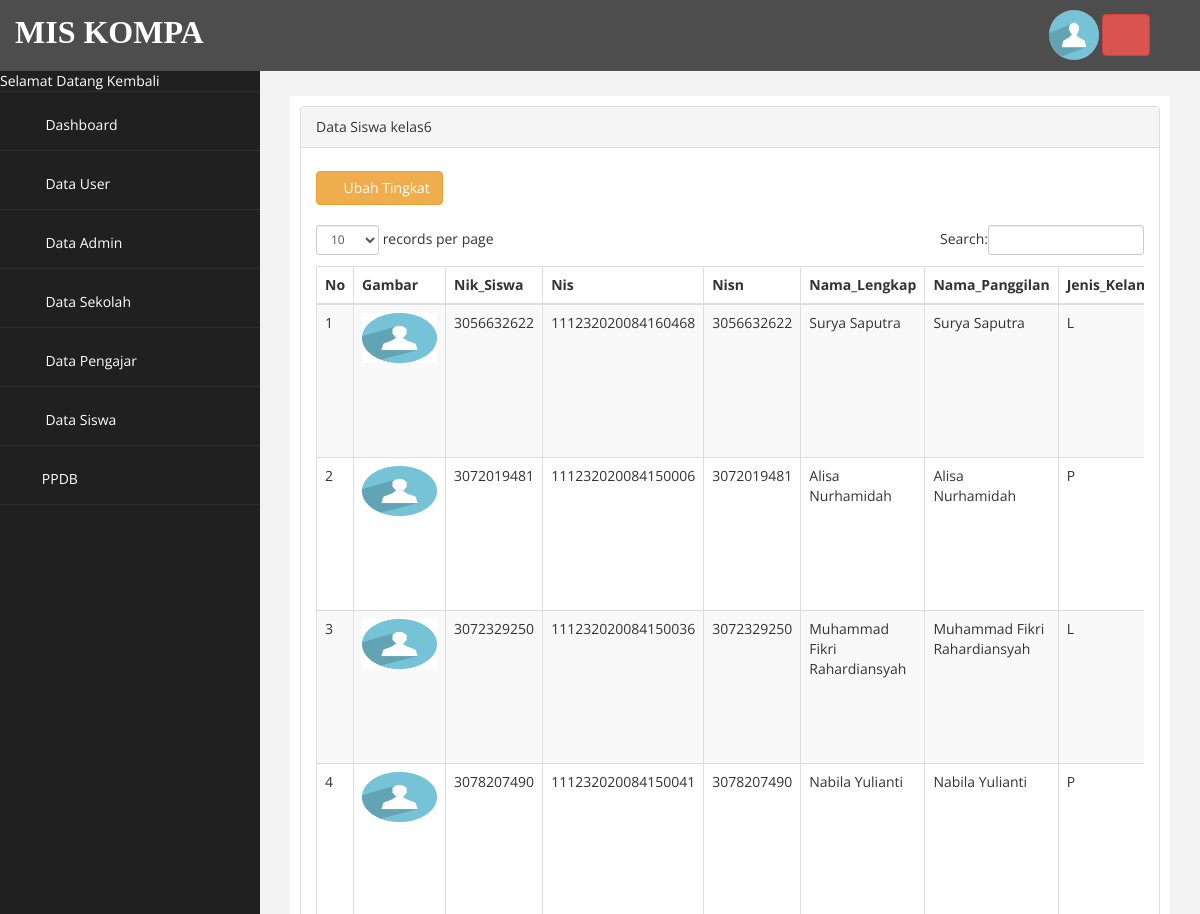
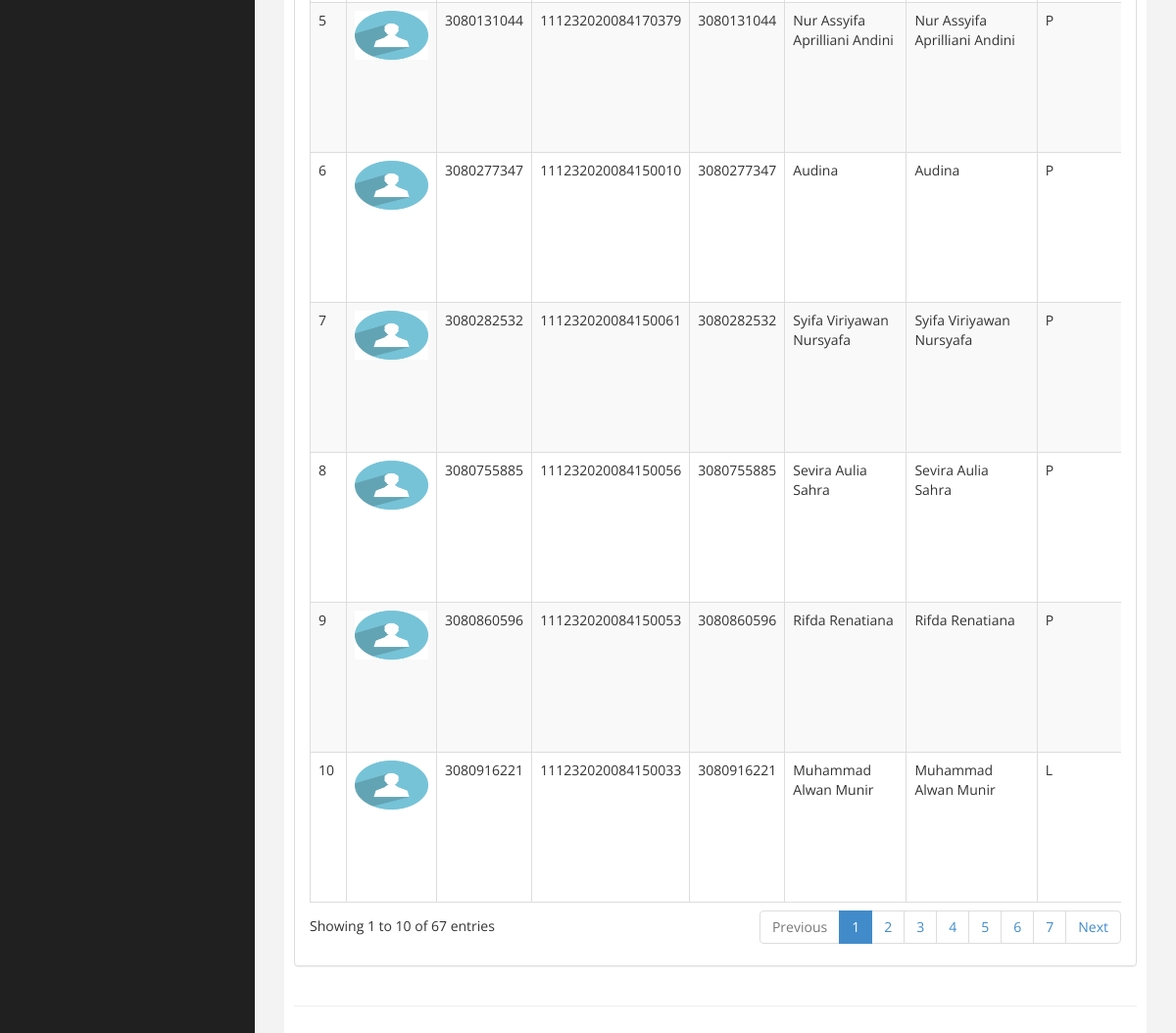
Screenshot of /admin.php?page=kelas6 (signed in) with the database file from the repository (2 pictures, top to bottom).
### tables this page shows
CREATE TABLE `user` (
  `UserName` varchar(30) NOT NULL,
  `Password` varchar(30) NOT NULL,
  `Level` enum('user','admin','admin1','pengajar','siswa') NOT NULL,
  `Pengguna` enum('user','default') NOT NULL,
  `akses` varchar(25) NOT NULL,
  `Waktu` datetime NOT NULL DEFAULT CURRENT_TIMESTAMP ON UPDATE CURRENT_TIMESTAMP,
  `Fhoto` varchar(225) NOT NULL
);

CREATE TABLE `siswa` (
  `Nik_Siswa` varchar(30) NOT NULL,
  `Nis` varchar(30) NOT NULL,
  `Nisn` varchar(30) NOT NULL,
  `Nama_Lengkap` varchar(100) NOT NULL,
  `Nama_Panggilan` varchar(30) NOT NULL,
  `Jenis_Kelamin` varchar(5) NOT NULL,
  `Tempat_Lahir` varchar(100) NOT NULL,
  `Tanggal_Lahir` varchar(30) NOT NULL,
  `Agama` varchar(50) NOT NULL,
  `Kewarganegaraan` varchar(30) NOT NULL,
  `Anak_Ke` varchar(5) NOT NULL,
  `Banyak_Saudara_Kandung` varchar(5) NOT NULL,
  `Banyak_Saudara_Tiri` varchar(5) NOT NULL,
  `Banyak_Saudara_Angkat` varchar(5) NOT NULL,
  `Bahasa_Sehari_Hari` varchar(50) NOT NULL,
  `Berat_Badan` varchar(5) NOT NULL,
  `Tinggi_Badan` varchar(5) NOT NULL,
  `Golongan_Darah` varchar(5) NOT NULL,
  `Penyakit_Yang_Pernah_Diderita` text NOT NULL,
  `Tinggal_Bersama` varchar(150) NOT NULL,
  `Jarak_Rumah_Ke_Sekolah` varchar(30) NOT NULL,
  `Alamat_Rumah` text NOT NULL,
  `Status_Siswa` varchar(50) NOT NULL,
  `Kelas` varchar(30) NOT NULL,
  `Tanggal_Mendaftar` varchar(30) NOT NULL,
  `TA` varchar(5) NOT NULL,
  `No_Pendaftaran` varchar(50) NOT NULL,
  `Tanggal_Diperbarui` datetime NOT NULL DEFAULT CURRENT_TIMESTAMP ON UPDATE CURRENT_TIMESTAMP
);

### page/kelas6/index.php (the view, shortened to what this page needs)
<div class="row">
<div class="col-md-12">
<div class="panel panel-default">
    <div class="panel-heading">
         Data Siswa kelas6
    </div>
    <div class="panel-body">
        <div class="table-responsive">
            <div>
                <a href="?page=kelas6&aksi=rubah_tingkat" class="btn btn-warning" style="margin-top: 8px;"><i class="fa fa-edit"></i> Ubah Tingkat</a>
            </div><br>
            <table class="table table-striped table-bordered table-hover" id="dataTables-example">
                <thead>
                    <tr><th>No</th>
                        <th>Gambar</th>
                        <th>Nik_Siswa</th>
                        <th>Nis</th>
                        <th>Nisn</th>
                        <th>Nama_Lengkap</th>
                        <th>Nama_Panggilan</th>
                        <th>Jenis_Kelamin</th>
                    </tr>
                </thead>
                <tbody>
                    <?php
                        $no = 1;
                        $sql = $koneksi->query("select * from siswa where Status_Siswa='aktif' and Kelas='kelas6' ");
                        while ($data= $sql->fetch_assoc()) {
                    ?>
                    <tr>
                        <td><?php echo $no++; ?></td>
                        <?php
                        $kunci=$data['Nik_Siswa'];
                            $sql1 = $koneksi->query("select * from user where UserName='$kunci' ");
                            while ($data1= $sql1->fetch_assoc())
                                {  ?>
                                    <td><a href="gambar/user/<?php echo  $data1['Fhoto'];?>"> <img src="gambar/user/<?php echo  $data1['Fhoto'];?>" width="75" height="50"></a> </td>
                        <?php } ?>
                        <td><?php echo $data['Nik_Siswa'];?></td>
                        <td><?php echo $data['Nis'];?></td>
                        <td><?php echo $data['Nisn'];?></td>
                        <td><?php echo $data['Nama_Lengkap'];?></td>
                        <td><?php echo $data['Nama_Panggilan'];?></td>
                        <td><?php echo $data['Jenis_Kelamin'];?></td>
                    </tr>
                    <?php  } ?>
                </tbody>
                </table>
              </div>
    </div>
 </div>
</div>
</div>

### admin.php (shortened to what this page needs)
<?php
    include "koneksi.php";
    include "kepala.php";
    if($_SESSION['admin'] || $_SESSION['user']){
        $_Akun=$_SESSION['user'];
      $akun=mysqli_fetch_array(mysqli_query($koneksi,"select * from `user` where `UserName` ='$_Akun'"));
      $biodata=mysqli_fetch_array(mysqli_query($koneksi,"select * from `pengajar` where `Nik_Pengajar` ='$_Akun'"));
?>
<body>
    <div id="wrapper">
        <nav class="navbar navbar-default navbar-cls-top " role="navigation" style="margin-bottom: 0">
                <label><font color="white" face="arrial" size="6" style="
padding: 10px 5px 5px 15px;
float: right;">MIS KOMPA</font></label>
  <div style="
padding: 10px 50px 5px 50px;
float: right;">
                        <a href="?page=akun&id=<?=$_Akun?>" title="Akun"><img style="border-radius: 200px; " width="50px" src="gambar/user/<?=$akun['Fhoto']?>" alt="Pengguna"></a>
                        <a onclick="return confirm('yakin ingin meninggalkan halaman ini?')" href="logout.php" class="btn btn-danger" title="Keluar"><i class="fa fa-power-off fa-2x"></i></a>
                        </div>
        </nav>
                <nav class="navbar-default navbar-side" role="navigation">
            <div class="sidebar-collapse">
                <ul class="nav" id="main-menu">
                    <li><font color="white"> Selamat Datang Kembali <strong><?= $biodata['Nama_Pengajar'] ?></strong> </font></li>
                    <li>
                        <a  href="?page="><i class="fa fa-home fa-2x"></i> Dashboard</a>
                    </li>
                    <li>
                        <a  href="?page=user"><i class="fa fa-users fa-2x"></i> Data User</a>
                    </li>
                    <li>
                        <a  href="?page=admin"><i class="fa fa-user fa-2x"></i> Data Admin</a>
                    </li>
                    <li>
                        <a href="#"><i class="fa fa-laptop fa-2x"></i> Data Sekolah<span class="fa arrow"></span></a>
                     </li>
                    <li>
                        <a  href="?page=pengajar"><i class="fa fa-laptop fa-2x"></i></i> Data Pengajar</a>
                    </li>
                    <li>
                        <a href="#"><i class="fa fa-laptop fa-2x"></i> Data Siswa<span class="fa arrow"></span></a>
                     </li>
                    <li>
                        <a href="#"><i class="fa fa-laptop fa-2x"></i>PPDB<span class="fa arrow"></span></a>
                     </li>
                </ul>
            </div>
        </nav>
        <div id="page-wrapper" >
            <div id="page-inner">
                <div class="row">
                    <div class="col-md-12">
                     	<?php
                     		$page = $_GET['page'];
                     		$aksi = $_GET['aksi'];
                     		if ($page=="")
                              {
                                include "home.php";
                              }
                        elseif ($page == "kelas6" )
                              {
                                if ($aksi == "") {
                                    include "page/kelas6/index.php";
                                }elseif ($aksi == "tambah") {
                                    include "page/kelas6/tambah.php";
                                }elseif ($aksi == "ubah") {
                                    include "page/kelas6/ubah.php";
                                }elseif ($aksi == "hapus") {
                                    include "page/kelas6/hapus.php";
                                }elseif ($aksi == "detail") {
                                    include "page/kelas6/detail.php";
                                }elseif ($aksi == "tambah_kelengkapan") {
                                    include "page/kelas6/tambah_kelengkapan.php";
                                }elseif ($aksi == "hapus_kelengkapan") {
                                    include "page/kelas6/hapus_kelengkapan.php";
                                }elseif ($aksi == "rubah_akun") {
                                    include "page/kelas6/rubah_akun.php";
                                }elseif ($aksi == "rubah_tingkat") {
                                    include "page/kelas6/rubah_tingkat.php";
                                }elseif ($aksi == "rubah_tingkat1") {
                                    include "page/kelas6/rubah_tingkat1.php";
                                }
                              }
                     	?>
                    </div>
                </div>
                 <hr />
    </div>
            </div>
        </div>
<?php
    include "kaki.php";
    }else{
        header("location:login.php");
    }
?>

### assets/css/custom.css (style rules this page uses)
body { font-family: 'Open Sans', sans-serif; }
#wrapper { width: 100%; background:#202020; }
#page-wrapper { padding: 15px 15px; min-height: 600px; background:#F3F3F3; }
#page-inner { width:100%; margin:10px 20px 10px 0px; background-color:#fff!important; padding:10px; min-height:1200px; }
.arrow { float: right; }
.fa.arrow:before { content: "\f104"; }
.sidebar-collapse , .sidebar-collapse .nav { background:none; }
.sidebar-collapse .nav { padding:0; }
.sidebar-collapse .nav > li > a { color:#fff; background:#202020; text-shadow:none; }
.sidebar-collapse > .nav > li > a { padding:15px 10px; }
.sidebar-collapse > .nav > li { border-bottom: 1px solid rgba(107, 108, 109, 0.19); }
.navbar-side { border:none; background-color: #202020; }
.navbar-cls-top { background:#4D4D4D; border-bottom:none; }
.navbar-default { border:0px solid black; }
.nav > li > a > i { margin-right:10px; }
@media (min-width:768px) { #page-wrapper { margin: 0 0 0 260px; padding: 15px 30px; min-height: 1200px; } }
@media (min-width:768px) { .navbar-side { z-index: 1; position: absolute; width: 260px; } }
@media (min-width:768px) { .navbar { border-radius: 0px; } }

### rows the page displays
user: Fhoto (placeholder picture)
siswa: Nik_Siswa "3056632622", Nis "111232020084160468", Nisn "3056632622", Nama_Lengkap "Surya Saputra", Nama_Panggilan "Surya Saputra", Jenis_Kelamin "L"
user: Fhoto (placeholder picture)
siswa: Nik_Siswa "3072019481", Nis "111232020084150006", Nisn "3072019481", Nama_Lengkap "Alisa Nurhamidah", Nama_Panggilan "Alisa Nurhamidah", Jenis_Kelamin "P"
user: Fhoto (placeholder picture)
siswa: Nik_Siswa "3072329250", Nis "111232020084150036", Nisn "3072329250", Nama_Lengkap "Muhammad Fikri Rahardiansyah", Nama_Panggilan "Muhammad Fikri Rahardiansyah", Jenis_Kelamin "L"
user: Fhoto (placeholder picture)
siswa: Nik_Siswa "3078207490", Nis "111232020084150041", Nisn "3078207490", Nama_Lengkap "Nabila Yulianti", Nama_Panggilan "Nabila Yulianti", Jenis_Kelamin "P"
user: Fhoto (placeholder picture)
siswa: Nik_Siswa "3080131044", Nis "111232020084170379", Nisn "3080131044", Nama_Lengkap "Nur Assyifa Aprilliani Andini", Nama_Panggilan "Nur Assyifa Aprilliani Andini", Jenis_Kelamin "P"
user: Fhoto (placeholder picture)
siswa: Nik_Siswa "3080277347", Nis "111232020084150010", Nisn "3080277347", Nama_Lengkap "Audina", Nama_Panggilan "Audina", Jenis_Kelamin "P"
user: Fhoto (placeholder picture)
siswa: Nik_Siswa "3080282532", Nis "111232020084150061", Nisn "3080282532", Nama_Lengkap "Syifa Viriyawan Nursyafa", Nama_Panggilan "Syifa Viriyawan Nursyafa", Jenis_Kelamin "P"
user: Fhoto (placeholder picture)
siswa: Nik_Siswa "3080755885", Nis "111232020084150056", Nisn "3080755885", Nama_Lengkap "Sevira Aulia Sahra", Nama_Panggilan "Sevira Aulia Sahra", Jenis_Kelamin "P"
user: Fhoto (placeholder picture)
siswa: Nik_Siswa "3080860596", Nis "111232020084150053", Nisn "3080860596", Nama_Lengkap "Rifda Renatiana", Nama_Panggilan "Rifda Renatiana", Jenis_Kelamin "P"
user: Fhoto (placeholder picture)
siswa: Nik_Siswa "3080916221", Nis "111232020084150033", Nisn "3080916221", Nama_Lengkap "Muhammad Alwan Munir", Nama_Panggilan "Muhammad Alwan Munir", Jenis_Kelamin "L"
user: Fhoto (placeholder picture)
